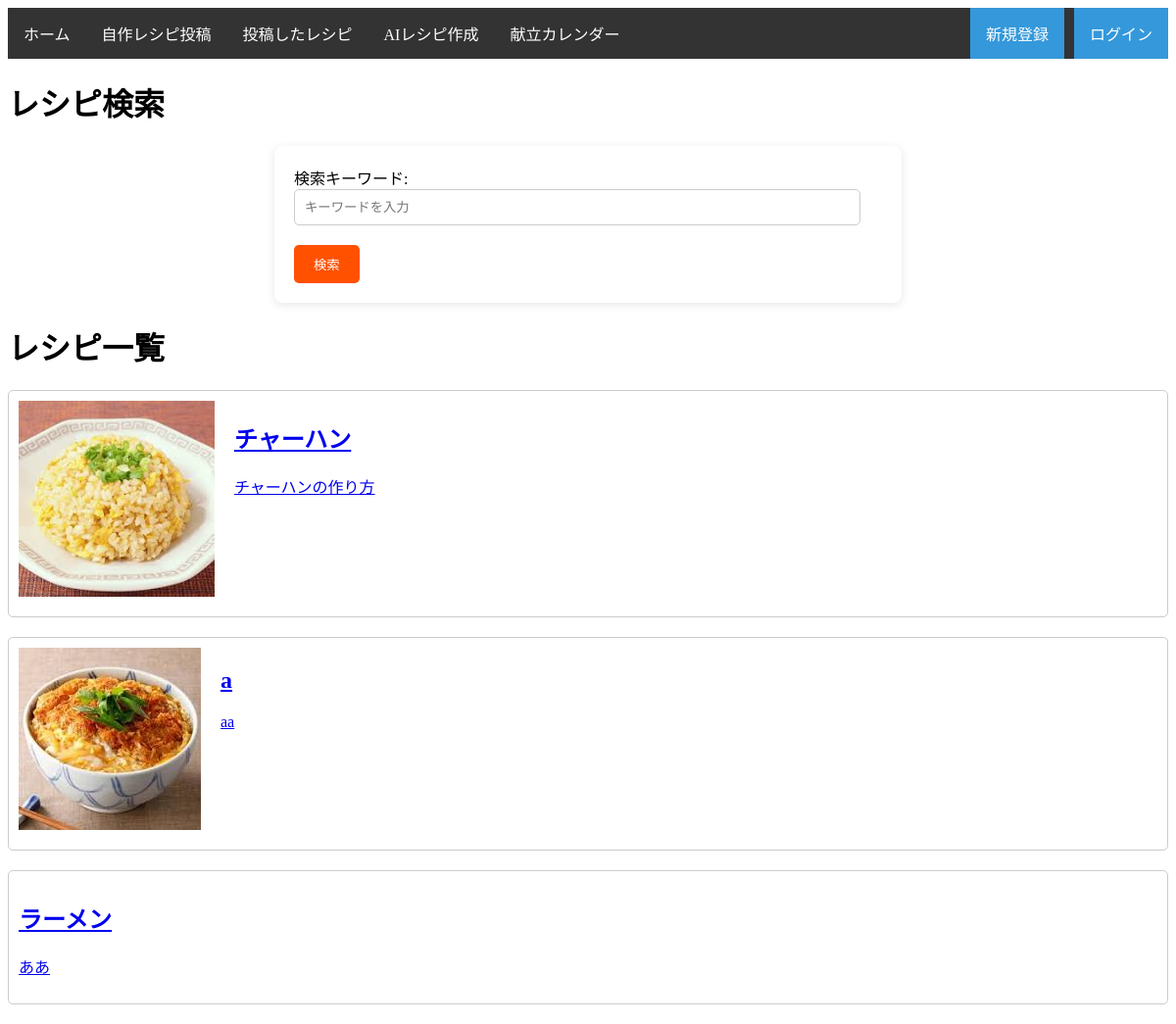
/home.php, run on an earlier commit of the app's database.
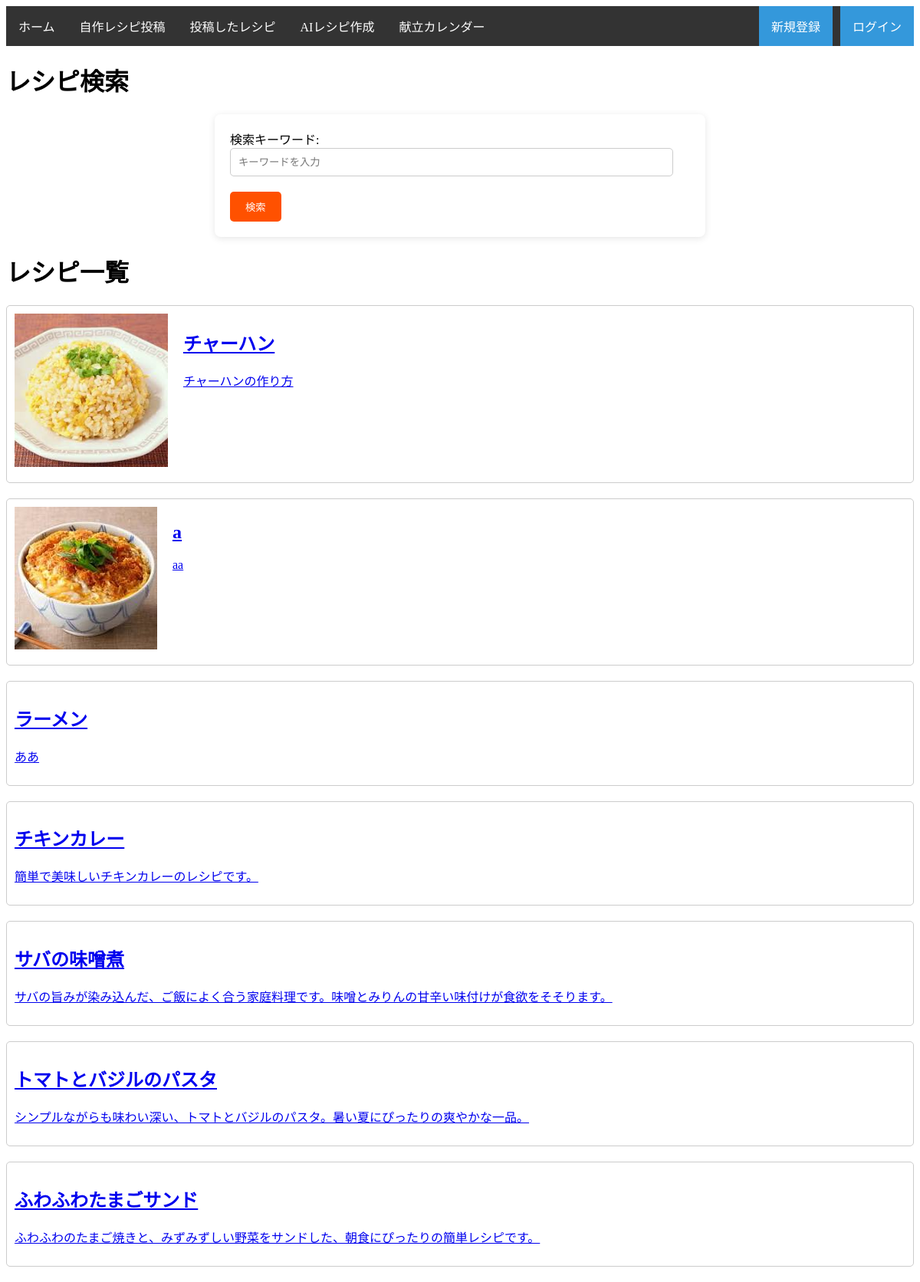
And on a later commit of the database.
### tables this page shows
CREATE TABLE `recipes` (
  `id` int(11) NOT NULL,
  `username` varchar(50) NOT NULL,
  `recipe_title` varchar(200) NOT NULL,
  `recipe_time` float NOT NULL,
  `recipe_difficulty` varchar(10) NOT NULL,
  `recipe_ServingSize` varchar(50) NOT NULL,
  `recipe_picture` varchar(200) NOT NULL,
  `recipe_introduction` text NOT NULL,
  `created_at` timestamp NOT NULL DEFAULT current_timestamp(),
  `updated_at` timestamp NOT NULL DEFAULT current_timestamp() ON UPDATE current_timestamp()
);

### home.php (the view, shortened to what this page needs)
<?php
include('navbar.php');
include('dbconnect.php');
$searchKeyword = isset($_GET['search']) ? $_GET['search'] : '';
if ($searchKeyword) {
    $stmt = $db->prepare("SELECT * FROM recipes WHERE recipe_title LIKE :searchKeyword OR recipe_introduction LIKE :searchKeyword");
    $stmt->bindValue(':searchKeyword', '%' . $searchKeyword . '%');
} else {
    $stmt = $db->prepare("SELECT * FROM recipes");
}
$stmt->execute();
$recipes = $stmt->fetchAll();
?>
<!DOCTYPE html>
<html lang="ja">
<head>
    <link rel="stylesheet" href="style.css"/>
</head>
<body>
    <h1>レシピ検索</h1>
    <form class="search-form" action="" method="GET">
        <label for="search">検索キーワード:</label>
        <input type="text" id="search" name="search" placeholder="キーワードを入力" value="<?php echo htmlspecialchars($searchKeyword); ?>">
        <input type="submit" value="検索">
    </form>
    <h1>レシピ一覧</h1>
    <?php
    if ($recipes) {
        foreach ($recipes as $recipe) {
            echo '<a href="recipe_display.php?recipe=' . urlencode($recipe['recipe_title']) . '">';
            echo '<div class="recipe-container">';
            if (!empty($recipe['recipe_picture'])) {
                echo '<img src="' . htmlspecialchars($recipe['recipe_picture']) . '" alt="料理写真" class="recipe-image">';
            }
            echo '<div class="recipe-description">';
            echo '<h2>' . htmlspecialchars($recipe['recipe_title']) . '</h2>';
            echo '<p>' . htmlspecialchars($recipe['recipe_introduction']) . '</p>';
            echo '</div>';
            echo '</div>';
            echo '</a>';
        }
    } else {
        echo '該当するレシピが見つかりませんでした。';
    }
    ?>
</body>
</html>

### navbar.php
<?php
if (isset($_SESSION['user_id']) && isset($_SESSION['username'])) {
    $loggedInUser = $_SESSION['username'];
    $loginDisplay = '<p class="login" style="float: right; color: #00f7ff;">ようこそ、'.$loggedInUser.' さん！</p>';
    $loginDisplay2 = '<a class="signup" href="logout.php" id="logout-link" style="float: right; cursor: pointer; color: #ff5100; text-decoration: underline;">ログアウト</a>';
    $loginDisplayCombined = $loginDisplay2 . $loginDisplay;
} else {
    $loginDisplayCombined = '<a class="login-link" href="login.php">ログイン</a>
                             <a class="signup-link" href="signup.php">新規登録</a>';
}
?>
<div class="navbar">
    <a class="menu" href="home.php">ホーム</a>
    <a class="menu" href="post-recipe.php">自作レシピ投稿</a>
    <a class="menu" href="myrecipes.php">投稿したレシピ</a>
    <a class="menu" href="ai_menu_generator.php">AIレシピ作成</a>
    <a class="menu" href="calendar.php">献立カレンダー</a>
    <?php echo $loginDisplayCombined; ?>
</div>

### style.css (style rules this page uses)
.navbar { overflow: hidden; background-color: #333; }
.navbar a { display: block; color: white; text-align: center; padding: 14px 16px; text-decoration: none; }
.menu { float: left; }
.login-link, .signup-link { background-color: #3498db; float: right; margin-left: 10px; }
.recipe-container { display: flex; border: 1px solid #ccc; border-radius: 5px; padding: 10px; margin-bottom: 20px; }
.recipe-image { max-width: 200px; height: auto; margin-bottom: 10px; margin-right: 20px; }
.recipe-description { flex: 1; }
.search-form { max-width: 600px; margin: 0 auto; padding: 20px; background-color: #ffffff; border-radius: 8px; box-shadow: 0 2px 10px rgba(0, 0, 0, 0.1); }
.search-form input[type="text"] { width: calc(100% - 22px); padding: 10px; margin-bottom: 20px; border: 1px solid #ccc; border-radius: 5px; }
.search-form input[type="submit"] { background-color: #ff5100; color: #fff; border: none; padding: 10px 20px; border-radius: 5px; cursor: pointer; }

What changed in the data, as far as the page shows it:
added recipes: recipe_title "チキンカレー", recipe_introduction "簡単で美味しいチキンカレーのレシピです。"
added recipes: recipe_title "サバの味噌煮", recipe_introduction "サバの旨みが染み込んだ、ご飯によく合う家庭料理です。味噌とみりんの甘辛い味付けが食欲をそそります。"
added recipes: recipe_title "トマトとバジルのパスタ", recipe_introduction "シンプルながらも味わい深い、トマトとバジルのパスタ。暑い夏にぴったりの爽やかな一品。"
added recipes: recipe_title "ふわふわたまごサンド", recipe_introduction "ふわふわのたまご焼きと、みずみずしい野菜をサンドした、朝食にぴったりの簡単レシピです。"
